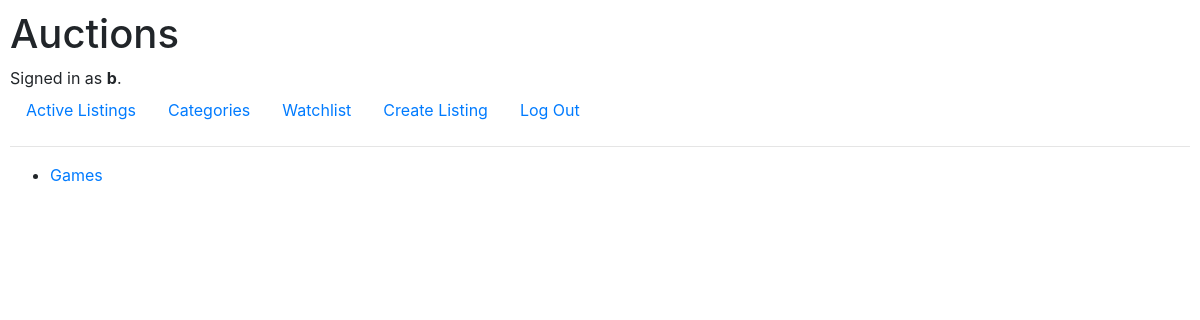
Before: /categories (signed in) with the older database file.
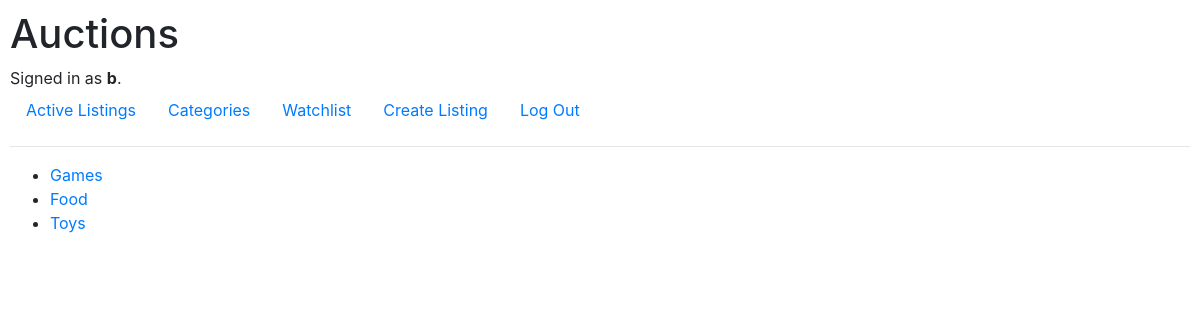
After: the same page with the newer database file.
### auctions/models.py (models this page shows)
class Category(models.Model):
    category = models.CharField(max_length=64)
    def __str__(self):
        return f"{self.category}"

### auctions/views.py (the view)
# urls.py: path("categories", views.categories, name="categories"),
@login_required(login_url="/login")
def categories(request):
    if request.method =="GET":
        categories = Category.objects.all()
        return render(request, "auctions/categories.html", {
            "categories": categories,
        })

### auctions/templates/auctions/categories.html
{% extends "auctions/layout.html" %}
{% block body %}
<ul>
    {% for category in categories%}
        <li>
            <a href="{% url 'category' category.id %}">
                {{category}}
            </a>
        </li>
    {% endfor %}
</ul>
{% endblock %}

Changed rows visible on the page:
added Category: category "Food"
added Category: category "Toys"
